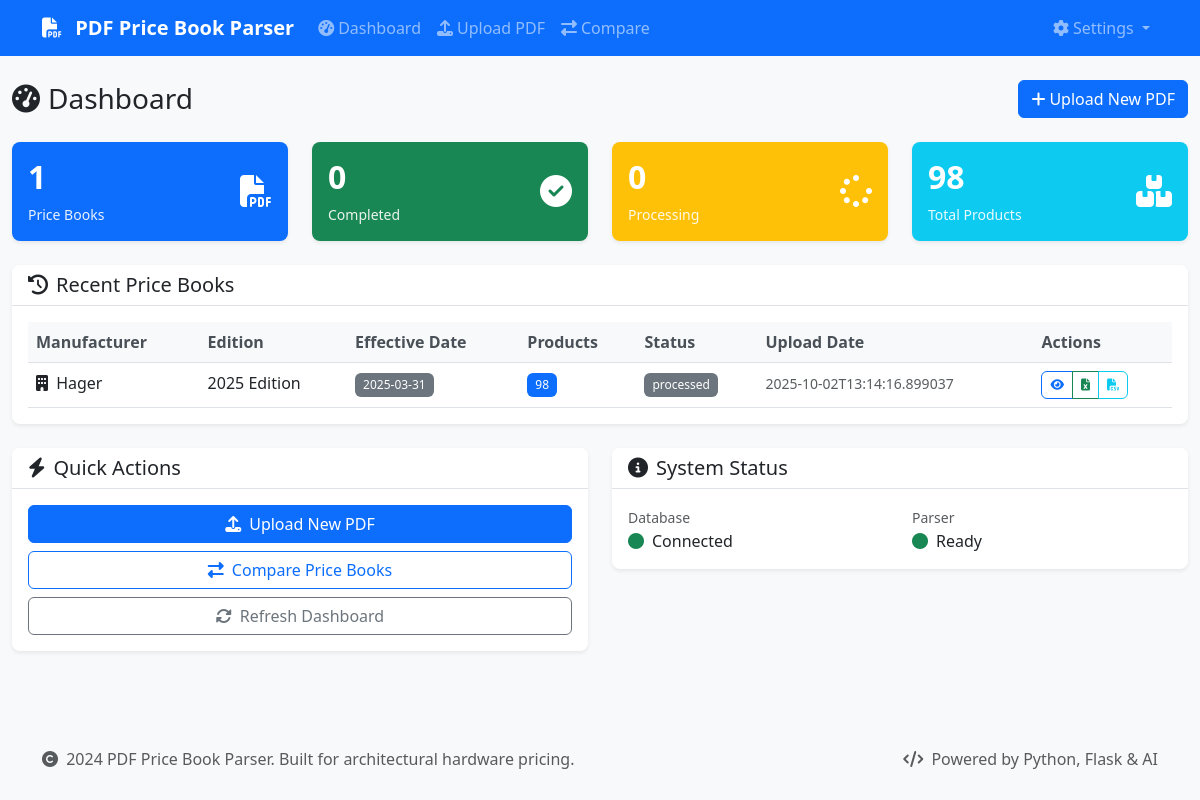
Before: / with the older database file.
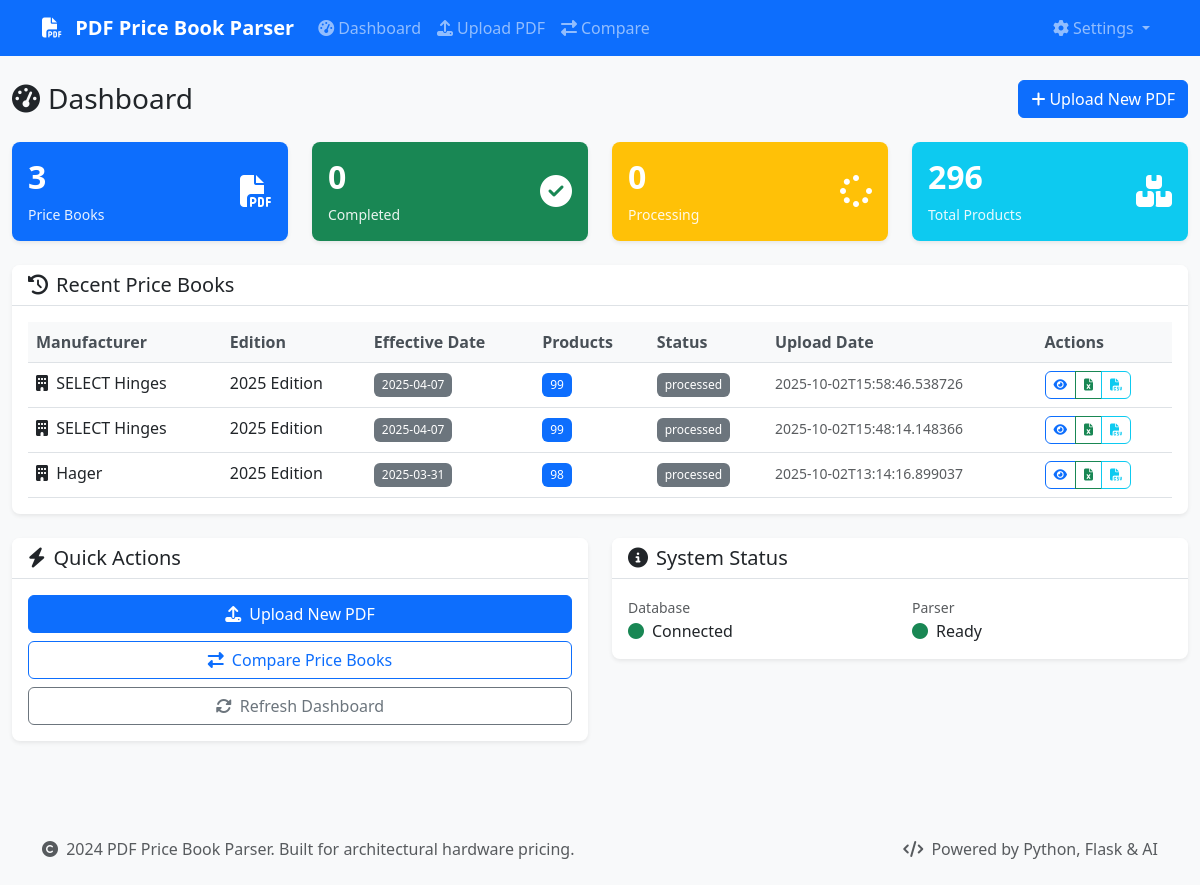
After: the same page with the newer database file.
### database/models.py (models this page shows)
class Manufacturer(Base):
    __tablename__ = 'manufacturers'
    id = Column(Integer, primary_key=True)
    name = Column(String(255), nullable=False)
    code = Column(String(50), unique=True, nullable=False)
    created_at = Column(DateTime, default=datetime.utcnow)
    price_books = relationship("PriceBook", back_populates="manufacturer")
    product_families = relationship("ProductFamily", back_populates="manufacturer")
    finishes = relationship("Finish", back_populates="manufacturer")

class PriceBook(Base):
    __tablename__ = 'price_books'
    id = Column(Integer, primary_key=True)
    manufacturer_id = Column(Integer, ForeignKey('manufacturers.id'), nullable=False)
    edition = Column(String(100))
    effective_date = Column(Date)
    upload_date = Column(DateTime, default=datetime.utcnow)
    file_path = Column(Text)
    file_size = Column(Integer)
    status = Column(String(50), default='processing')  # processing, completed, failed
    parsing_notes = Column(Text)
    manufacturer = relationship("Manufacturer", back_populates="price_books")
    products = relationship("Product", back_populates="price_book", cascade="all, delete-orphan")

### app.py (the view)
@app.route('/')
def index():
    try:
        price_books = price_book_manager.list_price_books()
        return render_template('dashboard.html', price_books=price_books)
    except Exception as e:
        logger.error(f"Error loading dashboard: {e}")
        flash('Error loading dashboard', 'error')
        return render_template('dashboard.html', price_books=[])

### database/manager.py (called while the page is built)
    def get_session(self) -> Session:
        return self.db_manager.get_session()

    def list_price_books(self, manufacturer_id: int = None) -> List[Dict[str, Any]]:
        session = self.get_session()
        try:
            query = session.query(PriceBook).join(Manufacturer)
            if manufacturer_id:
                query = query.filter(PriceBook.manufacturer_id == manufacturer_id)
            price_books = query.order_by(PriceBook.upload_date.desc()).all()
            return [self.get_price_book_summary(pb.id) for pb in price_books]
        finally:
            session.close()

### database/models.py (called while the page is built)
    def get_session(self):
        return self.SessionLocal()

### templates/dashboard.html (shortened to what this page needs)
{% extends "base.html" %}
{% block content %}
<div class="row">
    <div class="col-12">
        <div class="d-flex justify-content-between align-items-center mb-4">
            <h1 class="h3 mb-0">
                <i class="fas fa-tachometer-alt me-2"></i>Dashboard
            </h1>
            <a href="{{ url_for('upload_pdf') }}" class="btn btn-primary">
                <i class="fas fa-plus me-1"></i>Upload New PDF
            </a>
        </div>
    </div>
</div>
<div class="row mb-4">
    <div class="col-md-3">
        <div class="card bg-primary text-white">
            <div class="card-body">
                <div class="d-flex justify-content-between">
                    <div>
                        <h4 class="card-title">{{ price_books|length }}</h4>
                        <p class="card-text">Price Books</p>
                    </div>
                    <div class="align-self-center">
                        <i class="fas fa-file-pdf fa-2x"></i>
                    </div>
                </div>
            </div>
        </div>
    </div>
    <div class="col-md-3">
        <div class="card bg-success text-white">
            <div class="card-body">
                <div class="d-flex justify-content-between">
                    <div>
                        <h4 class="card-title">{{ price_books|selectattr('status', 'equalto', 'completed')|list|length }}</h4>
                        <p class="card-text">Completed</p>
                    </div>
                    <div class="align-self-center">
                        <i class="fas fa-check-circle fa-2x"></i>
                    </div>
                </div>
            </div>
        </div>
    </div>
    <div class="col-md-3">
        <div class="card bg-warning text-white">
            <div class="card-body">
                <div class="d-flex justify-content-between">
                    <div>
                        <h4 class="card-title">{{ price_books|selectattr('status', 'equalto', 'processing')|list|length }}</h4>
                        <p class="card-text">Processing</p>
                    </div>
                    <div class="align-self-center">
                        <i class="fas fa-spinner fa-2x"></i>
                    </div>
                </div>
            </div>
        </div>
    </div>
    <div class="col-md-3">
        <div class="card bg-info text-white">
            <div class="card-body">
                <div class="d-flex justify-content-between">
                    <div>
                        <h4 class="card-title">{{ price_books|sum(attribute='product_count') }}</h4>
                        <p class="card-text">Total Products</p>
                    </div>
                    <div class="align-self-center">
                        <i class="fas fa-boxes fa-2x"></i>
                    </div>
                </div>
            </div>
        </div>
    </div>
</div>
<div class="row">
    <div class="col-12">
        <div class="card">
            <div class="card-header">
                <h5 class="card-title mb-0">
                    <i class="fas fa-history me-2"></i>Recent Price Books
                </h5>
            </div>
            <div class="card-body">
                {% if price_books %}
                    <div class="table-responsive">
                        <table class="table table-hover">
                            <thead>
                                <tr>
                                    <th>Manufacturer</th>
                                    <th>Edition</th>
                                    <th>Effective Date</th>
                                    <th>Products</th>
                                    <th>Status</th>
                                    <th>Upload Date</th>
                                    <th>Actions</th>
                                </tr>
                            </thead>
                            <tbody>
                                {% for book in price_books[:10] %}
                                <tr>
                                    <td>
                                        <i class="fas fa-building me-1"></i>
                                        {{ book.manufacturer }}
                                    </td>
                                    <td>{{ book.edition or 'N/A' }}</td>
                                    <td>
                                        {% if book.effective_date %}
                                            <span class="badge bg-secondary">{{ book.effective_date }}</span>
                                        {% else %}
                                            <span class="text-muted">N/A</span>
                                        {% endif %}
                                    </td>
                                    <td>
                                        <span class="badge bg-primary">{{ book.product_count }}</span>
                                    </td>
                                    <td>
                                        {% if book.status == 'completed' %}
                                            <span class="badge bg-success">
                                                <i class="fas fa-check me-1"></i>Completed
                                            </span>
                                        {% elif book.status == 'processing' %}
                                            <span class="badge bg-warning">
                                                <i class="fas fa-spinner me-1"></i>Processing
                                            </span>
                                        {% elif book.status == 'failed' %}
                                            <span class="badge bg-danger">
                                                <i class="fas fa-times me-1"></i>Failed
                                            </span>
                                        {% else %}
                                            <span class="badge bg-secondary">{{ book.status }}</span>
                                        {% endif %}
                                    </td>
                                    <td>
                                        <small class="text-muted">{{ book.upload_date }}</small>
                                    </td>
                                    <td>
                                        <div class="btn-group btn-group-sm" role="group">
                                            <a href="{{ url_for('preview', price_book_id=book.id) }}"
                                               class="btn btn-outline-primary" title="Preview">
                                                <i class="fas fa-eye"></i>
                                            </a>
                                            <a href="{{ url_for('export', price_book_id=book.id, format='excel') }}"
                                               class="btn btn-outline-success" title="Export Excel">
                                                <i class="fas fa-file-excel"></i>
                                            </a>
                                            <a href="{{ url_for('export', price_book_id=book.id, format='csv') }}"
                                               class="btn btn-outline-info" title="Export CSV">
                                                <i class="fas fa-file-csv"></i>
                                            </a>
                                        </div>
                                    </td>
                                </tr>
                                {% endfor %}
                            </tbody>
                        </table>
                    </div>
                {% endif %}
            </div>
        </div>
    </div>
</div>
<div class="row mt-4">
    <div class="col-md-6">
        <div class="card">
            <div class="card-header">
                <h5 class="card-title mb-0">
                    <i class="fas fa-bolt me-2"></i>Quick Actions
                </h5>
            </div>
            <div class="card-body">
                <div class="d-grid gap-2">
                    <a href="{{ url_for('upload_pdf') }}" class="btn btn-primary">
                        <i class="fas fa-upload me-2"></i>Upload New PDF
                    </a>
                    <a href="{{ url_for('compare') }}" class="btn btn-outline-primary">
                        <i class="fas fa-exchange-alt me-2"></i>Compare Price Books
                    </a>
                    <button class="btn btn-outline-secondary" onclick="refreshDashboard()">
                        <i class="fas fa-sync-alt me-2"></i>Refresh Dashboard
                    </button>
                </div>
            </div>
        </div>
    </div>
    <div class="col-md-6">
        <div class="card">
            <div class="card-header">
                <h5 class="card-title mb-0">
                    <i class="fas fa-info-circle me-2"></i>System Status
                </h5>
            </div>
            <div class="card-body">
                <div class="row">
                    <div class="col-6">
                        <small class="text-muted">Database</small>
                        <div class="d-flex align-items-center">
                            <i class="fas fa-circle text-success me-2"></i>
                            <span>Connected</span>
                        </div>
                    </div>
                    <div class="col-6">
                        <small class="text-muted">Parser</small>
                        <div class="d-flex align-items-center">
                            <i class="fas fa-circle text-success me-2"></i>
                            <span>Ready</span>
                        </div>
                    </div>
                </div>
            </div>
        </div>
    </div>
</div>
{% endblock %}

### templates/base.html (shortened to what this page needs)
<!DOCTYPE html>
<html lang="en">
<head>
    <link href="https://cdn.jsdelivr.net/npm/bootstrap@5.3.0/dist/css/bootstrap.min.css" rel="stylesheet">
    <link href="https://cdnjs.cloudflare.com/ajax/libs/font-awesome/6.4.0/css/all.min.css" rel="stylesheet">
    <link href="{{ url_for('static', filename='css/style.css') }}" rel="stylesheet">
</head>
<body>
    <nav class="navbar navbar-expand-lg navbar-dark bg-primary">
        <div class="container">
            <a class="navbar-brand" href="{{ url_for('index') }}">
                <i class="fas fa-file-pdf me-2"></i>
                PDF Price Book Parser
            </a>
            <div class="collapse navbar-collapse" id="navbarNav">
                <ul class="navbar-nav me-auto">
                    <li class="nav-item">
                        <a class="nav-link" href="{{ url_for('index') }}">
                            <i class="fas fa-tachometer-alt me-1"></i>Dashboard
                        </a>
                    </li>
                    <li class="nav-item">
                        <a class="nav-link" href="{{ url_for('upload_pdf') }}">
                            <i class="fas fa-upload me-1"></i>Upload PDF
                        </a>
                    </li>
                    <li class="nav-item">
                        <a class="nav-link" href="{{ url_for('compare') }}">
                            <i class="fas fa-exchange-alt me-1"></i>Compare
                        </a>
                    </li>
                </ul>
                <ul class="navbar-nav">
                    <li class="nav-item dropdown">
                        <a class="nav-link dropdown-toggle" href="#" id="navbarDropdown" role="button" data-bs-toggle="dropdown">
                            <i class="fas fa-cog me-1"></i>Settings
                        </a>
                    </li>
                </ul>
            </div>
        </div>
    </nav>
    <main class="container-fluid py-4">
        {% block content %}{% endblock %}
    </main>
    <footer class="bg-light mt-5 py-4">
        <div class="container">
            <div class="row">
                <div class="col-md-6">
                    <p class="text-muted mb-0">
                        <i class="fas fa-copyright me-1"></i>
                        2024 PDF Price Book Parser. Built for architectural hardware pricing.
                    </p>
                </div>
                <div class="col-md-6 text-md-end">
                    <p class="text-muted mb-0">
                        <i class="fas fa-code me-1"></i>
                        Powered by Python, Flask & AI
                    </p>
                </div>
            </div>
        </div>
    </footer>
</body>
</html>

### static/css/style.css (style rules this page uses)
:root { --primary-color: #0d6efd; --secondary-color: #6c757d; --success-color: #198754; --danger-color: #dc3545; --warning-color: #ffc107; --info-color: #0dcaf0; --light-color: #f8f9fa; --dark-color: #212529; }
body { font-family: 'Segoe UI', Tahoma, Geneva, Verdana, sans-serif; background-color: #f8f9fa; }
.navbar-brand { font-weight: 600; font-size: 1.25rem; }
.card { border: none; box-shadow: 0 0.125rem 0.25rem rgba(0, 0, 0, 0.075); border-radius: 0.5rem; transition: box-shadow 0.15s ease-in-out; }
.card-header { background-color: #fff; border-bottom: 1px solid #dee2e6; border-radius: 0.5rem 0.5rem 0 0 !important; font-weight: 600; }
.btn { border-radius: 0.375rem; font-weight: 500; transition: all 0.15s ease-in-out; }
.btn-group-sm .btn { padding: 0.25rem 0.5rem; font-size: 0.75rem; }
.table { margin-bottom: 0; }
.table th { border-top: none; font-weight: 600; color: #495057; background-color: #f8f9fa; }
.badge { font-size: 0.75em; font-weight: 500; padding: 0.375rem 0.5rem; }
.card.bg-primary, .card.bg-success, .card.bg-warning, .card.bg-info, .card.bg-danger { border: none; }
.card.bg-primary .card-title, .card.bg-success .card-title, .card.bg-warning .card-title, .card.bg-info .card-title, .card.bg-danger .card-title { font-size: 2rem; font-weight: 700; margin-bottom: 0.5rem; }
.card.bg-primary .card-text, .card.bg-success .card-text, .card.bg-warning .card-text, .card.bg-info .card-text, .card.bg-danger .card-text { font-size: 0.875rem; opacity: 0.9; margin-bottom: 0; }
footer { margin-top: auto; }

Changed rows visible on the page:
now on this page (row unchanged): Manufacturer: manufacturer "SELECT Hinges" "SELECT Hinges"
added PriceBook: edition "2025 Edition", status "processed"
added PriceBook: edition "2025 Edition", status "processed"
Other visible differences:
{{ price_books|length }}: "1" → "3"
{{ price_books|sum(attribute='product_count') }}: "98" → "296"
new list line: "2025-04-07 99 2025-10-02T15:58:46.538726"
new list line: "2025-04-07 99 2025-10-02T15:48:14.148366"
